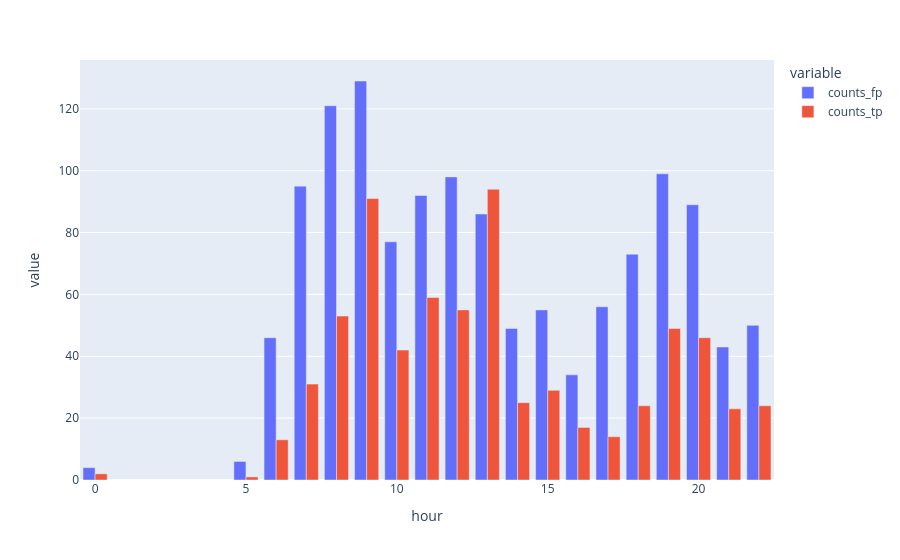

The notebook cell this image was saved under:
### Code cell
df_fp["hour"] = pd.to_datetime(df_fp.start).dt.tz_convert('Europe/Paris').dt.hour
df_tp["hour"] = pd.to_datetime(df_tp.start).dt.tz_convert('Europe/Paris').dt.hour

df_hour = pd.merge(
    df_fp.groupby("hour").agg(counts_fp=("id", "count")),
    df_tp.groupby("hour").agg(counts_tp=("id", "count")),
    left_index=True,
    right_index=True,
)
px.bar(df_hour, y=["counts_fp", "counts_tp"], barmode="group")

### Figure 1 — Plotly figure (JSON) as saved in the notebook; plotly's stock layout.template omitted (floating-point values rounded to 4 significant figures)
{"data": [{"alignmentgroup": "True", "hovertemplate": "variable=counts_fp<br>hour=%{x}<br>value=%{y}<extra></extra>", "legendgroup": "counts_fp", "marker": {"color": "#636efa", "pattern": {"shape": ""}}, "name": "counts_fp", "offsetgroup": "counts_fp", "orientation": "v", "showlegend": true, "textposition": "auto", "type": "bar", "x": [0, 5, 6, 7, 8, 9, 10, 11, 12, 13, 14, 15, 16, 17, 18, 19, 20, 21, 22], "xaxis": "x", "y": [4, 6, 46, 95, 121, 129, 77, 92, 98, 86, 49, 55, 34, 56, 73, 99, 89, 43, 50], "yaxis": "y"}, {"alignmentgroup": "True", "hovertemplate": "variable=counts_tp<br>hour=%{x}<br>value=%{y}<extra></extra>", "legendgroup": "counts_tp", "marker": {"color": "#EF553B", "pattern": {"shape": ""}}, "name": "counts_tp", "offsetgroup": "counts_tp", "orientation": "v", "showlegend": true, "textposition": "auto", "type": "bar", "x": [0, 5, 6, 7, 8, 9, 10, 11, 12, 13, 14, 15, 16, 17, 18, 19, 20, 21, 22], "xaxis": "x", "y": [2, 1, 13, 31, 53, 91, 42, 59, 55, 94, 25, 29, 17, 14, 24, 49, 46, 23, 24], "yaxis": "y"}], "layout": {"barmode": "group", "legend": {"title": {"text": "variable"}, "tracegroupgap": 0}, "margin": {"t": 60}, "xaxis": {"anchor": "y", "domain": [0, 1], "title": {"text": "hour"}}, "yaxis": {"anchor": "x", "domain": [0, 1], "title": {"text": "value"}}}}
